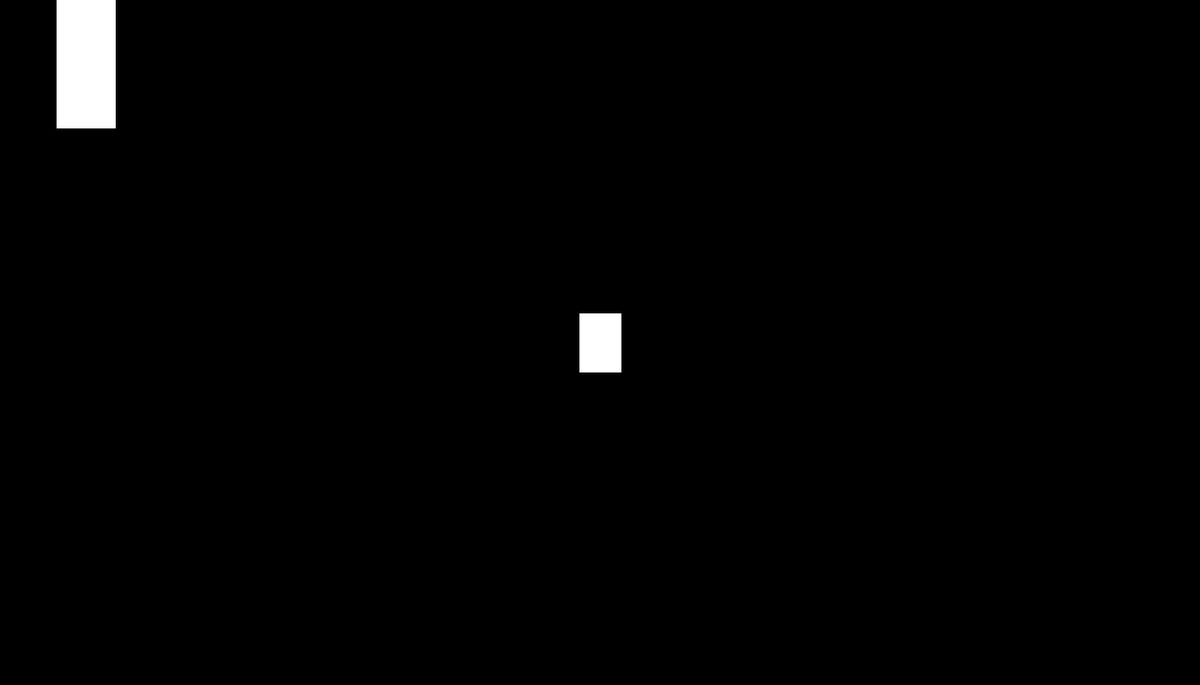
Frame 1 (no input)
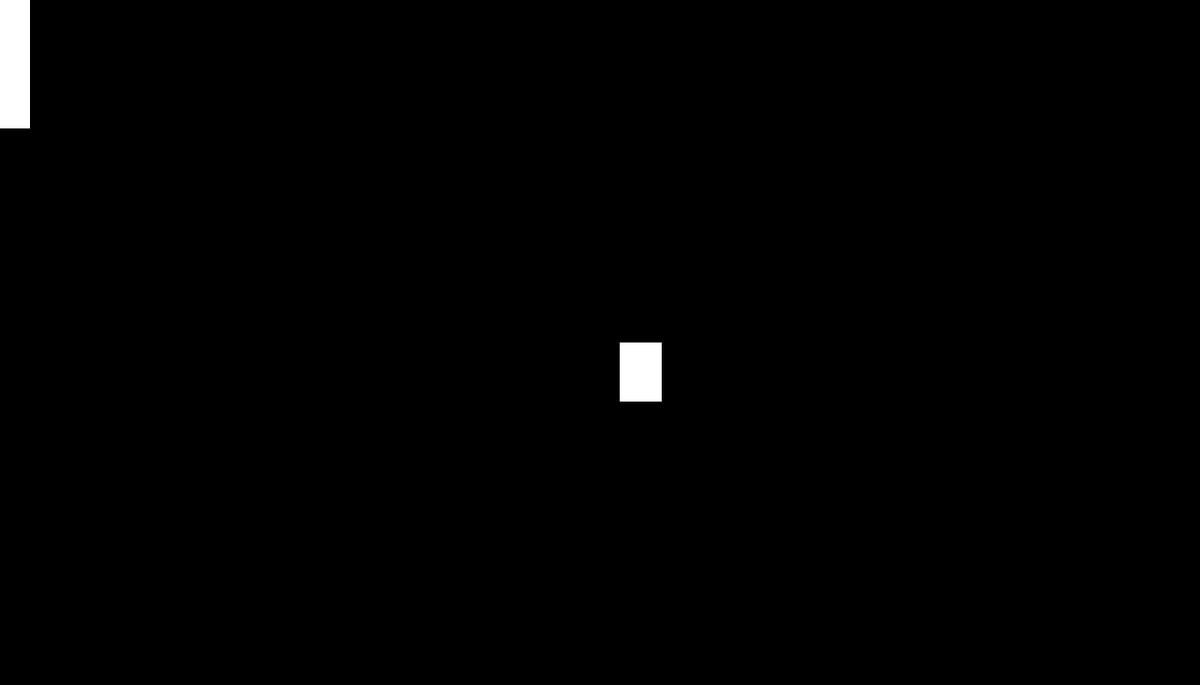
Frame 60 (the mouse pressed at the canvas centre just before this capture)
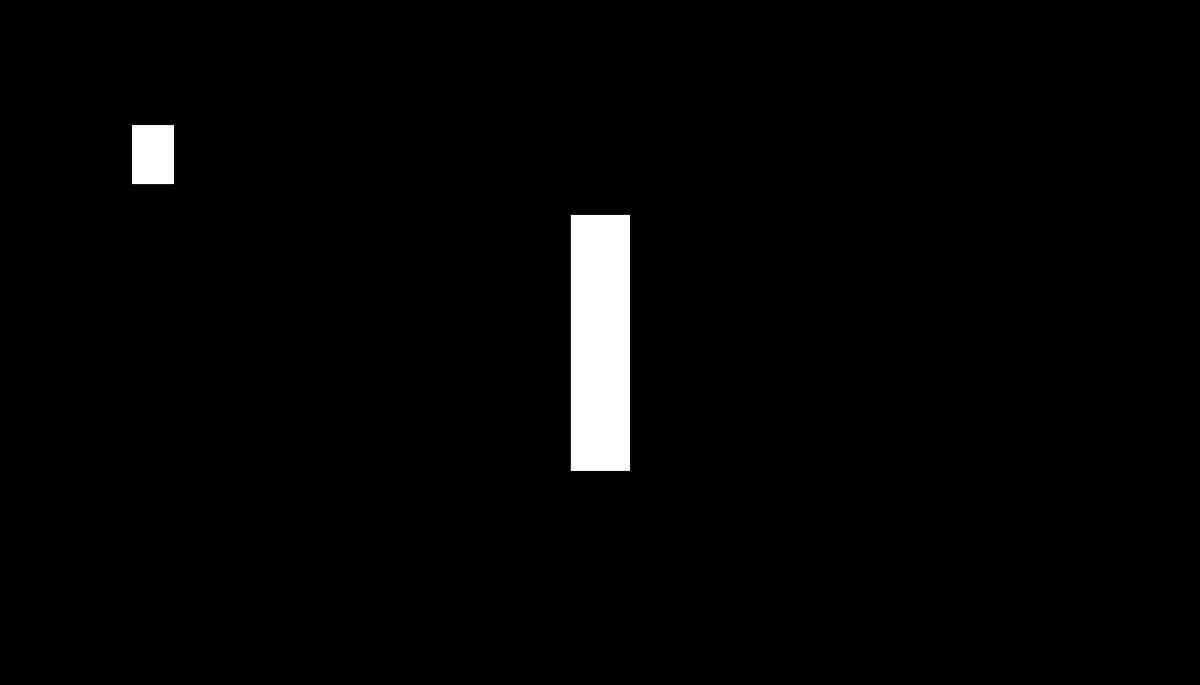
Frame 120 (the mouse held since frame 60 and released just before this capture)

The Processing sketch that drew these frames (run headless with seeded random() and noise(); from frame 60 on, the mouse is pressed at the canvas centre):

// Processing sketch: PongAlfred
// ── PongAlfred.pde
// il faut déclarer les objets ici
Raquette raquetteGauche;
Balle balle;

void setup(){
  size(1400,800); // on choisit la taille de la fenêtre (en pixels)
  raquetteGauche = new Raquette();
  balle = new Balle();
  rectMode(CENTER); // on change un paramètre parce que c'est mieux comme ça ^^
}

void draw(){
  // et c'est ici qu'on dit ce qu'il faut faire à chaque frame
  background(0);
  raquetteGauche.affichage();
  raquetteGauche.deplacement();
  balle.affichage();
  balle.deplacement();
  if( balle.RebondOuPasX(raquetteGauche) ){
    balle.rebondX();
    while(balle.RebondOuPasX(raquetteGauche)){
     balle.deplacement(); 
    }
  }
    if( balle.RebondOuPasY(raquetteGauche) ){
    balle.rebondY();
      while(balle.RebondOuPasY(raquetteGauche)){
     balle.deplacement(); 
    }
  }
}


void keyPressed(){
  if( keyCode == ENTER ){
    // si on veut que quelque chose se passe à chaque fois qu'on appuie sur ENTREE, c'est ici qu'il faut le dire
  }
  if( key == ' ' ){
    // et pour la barre d'espace c'est là ^^
  }
}

// ── Balle.pde
class Balle{
  
  PVector pos = new PVector(width/2, height/2);
  PVector direction = PVector.fromAngle(0.1*TAU);
float largeur =50;
float hauteur =70; 
  void affichage(){
    rect(pos.x, pos.y, largeur, hauteur);
  }
  
  void deplacement(){
    pos.y += direction.y;
    pos.x += direction.x;
  }
  
  void rebondX(){
     direction.x  = - direction.x;
  }
  
  boolean RebondOuPasX(Raquette raq){
    return abs( pos.x - raq.pos.x ) < raq.largeur/2 + largeur/2 ;
    
  }
  
   void rebondY(){
     direction.y  = - direction.y;
  }
  
  boolean RebondOuPasY(Raquette raq){
    return abs( pos.y - raq.pos.y ) < raq.hauteur/2 + hauteur/2 ;
  }
  
}  

// ── Raquette.pde
class Raquette{
  
  PVector pos = new PVector(100, 0);
  float largeur = 70;
  float hauteur = 300;

  void affichage(){
    rect(pos.x, pos.y, largeur, hauteur);
  }
 
  void deplacement(){
    pos.y = mouseY;    
    pos.x = mouseX;
  }

}
